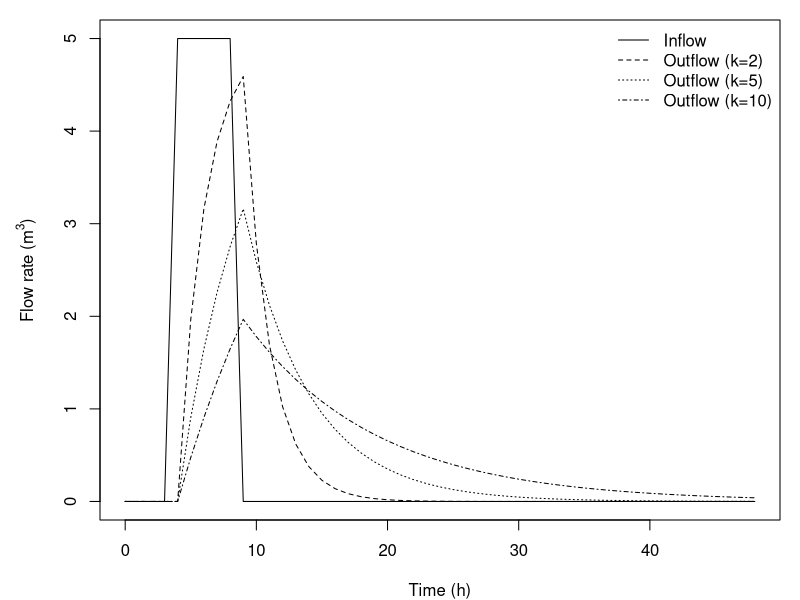

Recreate this plot in R.

ofile= "/home/dkneis/progress/echse_apps/doc_latex/current/chapters/part_processes/runoffConcentration/fig/singleLinearReservoir.eps"

d= data.frame(
  times= seq(from=0, to=48, by=1),
  qin= 0,
  v= NA,
  qex= NA
)

# Input pulse
d$qin[5]= 5
d$qin[6]= 5
d$qin[7]= 5
d$qin[8]= 5
d$qin[9]= 5

v0= 0

# Storage constants
k= c(2, 5, 10)


# Workhorse function
v.new= function(v0, qin, k, dt) {
  (v0 - qin * k) * exp(-dt / k) + qin * k
}

# Fill data frame with solutions for a particular k
update= function(k,d,v0) {
  d$v[1]= v0
  d$qex[1]= 1/k * v0
  for (i in 2:nrow(d)) {
    d$v[i]= v.new(v0=d$v[i-1], qin=d$qin[i-1], k=k, dt= abs(diff(d$times[(i-1):i])))
    d$qex[i]= 1/k * d$v[i]
  }
  return(d)
}

xlab= "Time (h)"
ylab= expression(paste("Flow rate (m",{}^3,")",sep=""))

postscript(file=ofile, width=4, height=4)

op= par(mar= c(4,5,1,1))
plot(d$times, d$qin, type="l", lty=1, xlab=xlab, ylab=ylab)
for (i in 1:length(k)) {
  d= update(k[i],d,v0)
  lines(d$times, d$qex, lty=i+1)
}
legend("topright",bty="n",lty=seq(1,length(k)+1,1),
  legend=c("Inflow",paste("Outflow (k=",k,")",sep="")))
par(op)
graphics.off()

